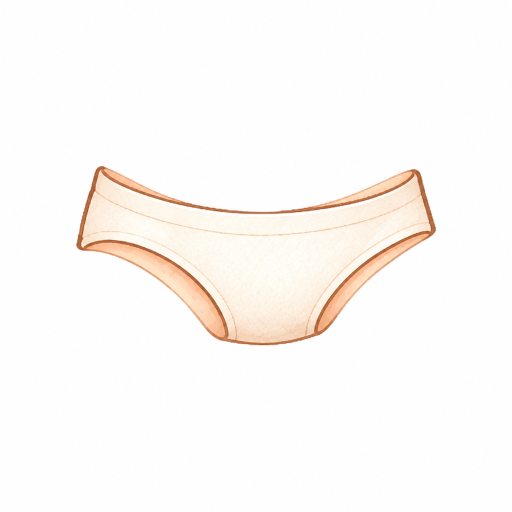
#> input picture spine_samples/approved_pose_walk_v4_20261119/shorts_repaint.png, 1024 x 1024 px (shown at 1/2 size)
$ python apply_repaint.py
#> lines starting #> are read from the running program, lines starting #| are printed output that depends on the picture; after the words box and inside, x2 and y2 are one past the last pixel; in counts of white or black regions, pixels touching at a corner belong together
from pathlib import Path
import json,cv2,numpy as np
from PIL import Image
r=Path.cwd();report={}
for n,file in [('shorts','shorts_repaint.png'),('arm_far','arm_far_repaint.png')]:
 a=np.array(Image.open(file).convert('RGB'));m=((a[:,:,0].astype(float)-a[:,:,2])>18).astype('uint8');cs,_=cv2.findContours(m,cv2.RETR_EXTERNAL,cv2.CHAIN_APPROX_SIMPLE);c=max(cs,key=cv2.contourArea);mask=np.zeros(m.shape,np.uint8);cv2.drawContours(mask,[c],-1,255,-1);x,y,w,h=cv2.boundingRect(c)
#> further down, a is the input picture: shape (1024, 1024, 3); mean R, G, B 253, 249.8, 247.2
#> after `m = (a[:, :, 0].astype(float) - a[:, :, 2] > 18).astype('uint8')`:
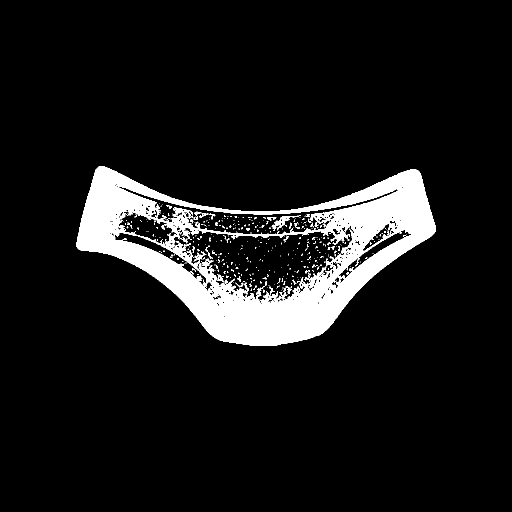
#> m: shape (1024, 1024) (shown at 1/2 size); values 0 (black) and 1 (white), 9.1% white; 418 white regions (373 under 20 px)
#> after `cs, _ = cv2.findContours(m, cv2.RETR_EXTERNAL, cv2.CHAIN_APPROX_SIMPLE`: cs = 1 contour; box (x1, y1, x2, y2) and area: (153, 332, 872, 691) 145552
#> after `c = max(cs, key=cv2.contourArea)`: c = contour of 746 points, box (x1, y1, x2, y2) (153, 332, 872, 691), area 145552
#> after `cv2.drawContours(mask, [c], -1, 255, -1)`:
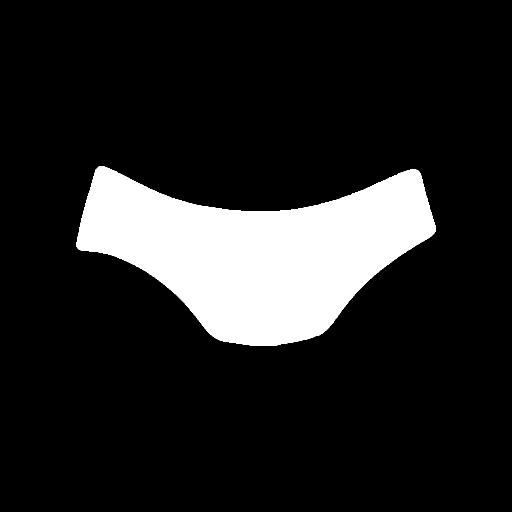
#> mask: shape (1024, 1024) (shown at 1/2 size); 14% white; 1 white region, box (x1, y1, x2, y2) and area: (153, 332, 872, 691) 146388
#> after `x, y, w, h = cv2.boundingRect(c)`: x = 153; y = 332; w = 719; h = 359
#> (the run stopped early here; a loop or call above may not have finished)

$ run again, with spine_samples/approved_pose_walk_v4_20261119/arm_far_edit_reference.png copied over spine_samples/approved_pose_walk_v4_20261119/shorts_repaint.png
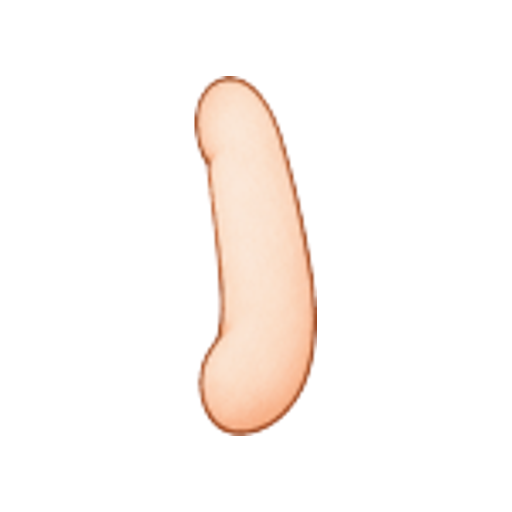
#> input picture spine_samples/approved_pose_walk_v4_20261119/arm_far_edit_reference.png, 1024 x 1024 px (shown at 1/2 size)
#> a is the input picture: shape (1024, 1024, 3); mean R, G, B 253.5, 248.9, 245.9
#> `m = (a[:, :, 0].astype(float) - a[:, :, 2] > 18).astype('uint8')`:
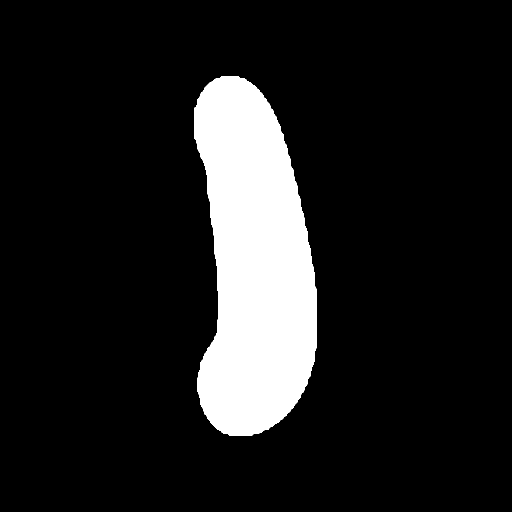
#> m: shape (1024, 1024) (shown at 1/2 size); values 0 (black) and 1 (white), 12.4% white; 1 white region
#> cs = 1 contour; box (x1, y1, x2, y2) and area: (389, 152, 634, 872) 128764
#> c = contour of 542 points, box (x1, y1, x2, y2) (389, 152, 634, 872), area 128764
#> mask: shape (1024, 1024); 12.4% white; 1 white region, box (x1, y1, x2, y2) and area: (389, 152, 634, 872) 129567
#> x = 389; y = 152; w = 245; h = 720
